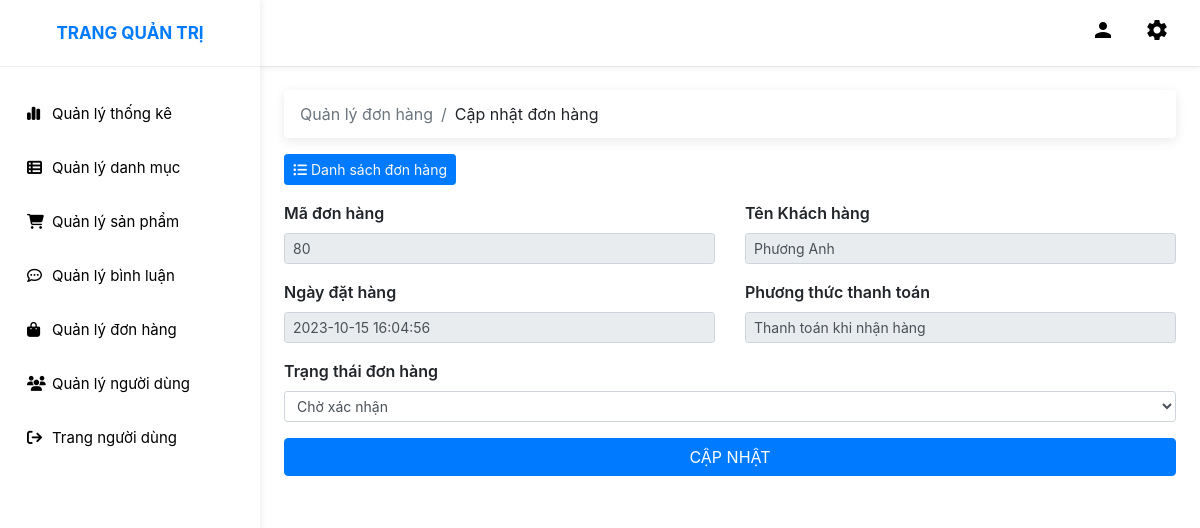
The page /admin/index.php?act=order-detail&id=80 on the database its author committed.
### tables this page shows
CREATE TABLE `bill` (
  `id` int(11) NOT NULL,
  `id_user` int(11) DEFAULT 0,
  `bill_name` varchar(255) NOT NULL,
  `bill_address` varchar(255) NOT NULL,
  `bill_phone` varchar(50) NOT NULL,
  `bill_note` varchar(255) DEFAULT NULL,
  `bill_email` varchar(100) NOT NULL,
  `bill_pay_method` tinyint(1) NOT NULL DEFAULT 1 COMMENT '1. Thanh toán khi nhận hàng\r\n2. Thanh toán online',
  `order_date` datetime NOT NULL,
  `total` int(10) NOT NULL DEFAULT 0,
  `bill_status` tinyint(1) DEFAULT 0 COMMENT '0. Chờ xác nhận 1. Đang xử lý 2. Đang giao hàng 3. Đã giao hàng 4. Đã hủy 5. Bị hủy bỏ',
  `receive_name` varchar(255) NOT NULL,
  `receive_address` varchar(255) NOT NULL,
  `receive_phone` varchar(50) NOT NULL
);

### model/pdo.php (called while the page is built, shortened)
<?php
function pdo_get_connection(){
    $dburl = "mysql:host=localhost;dbname=duan1;charset=utf8";
    $username = 'root';
    $password = '';
    $conn = new PDO($dburl, $username, $password);
    $conn->setAttribute(PDO::ATTR_ERRMODE, PDO::ERRMODE_EXCEPTION);
    return $conn;
}
function pdo_query_one($sql){
    $sql_args = array_slice(func_get_args(), 1);
    try{
        $conn = pdo_get_connection();
        $stmt = $conn->prepare($sql);
        $stmt->execute($sql_args);
        $row = $stmt->fetch(PDO::FETCH_ASSOC);
        return $row;
    }
    catch(PDOException $e){
        throw $e;
    }
    finally{
        unset($conn);
    }
}

### model/cart.php (called while the page is built, shortened)
<?php
require_once 'pdo.php';
function bill_select_by_id_bill($id)
{
    $sql = "SELECT * FROM bill WHERE id =" . $id;
    $bill = pdo_query_one($sql);
    return $bill;
}

### admin/order/update.php (the view, shortened to what this page needs)
<?php
if (is_array($order)) {
    extract($order);
    $bill_pay_method_text = ($bill_pay_method == 1) ? "Thanh toán khi nhận hàng" : "Thanh toán online";
}
?>
<div class="p-4">
    <nav aria-label="breadcrumb">
        <ol class="breadcrumb">
            <li class="breadcrumb-item active" aria-current="page">Quản lý đơn hàng</li>
            <li class="breadcrumb-item" aria-current="page">Cập nhật đơn hàng</li>
        </ol>
    </nav>
    <a class="text-light text-decoration-none btn btn-primary btn-sm mb-3" href="index.php?act=order">
        <i class="fa-solid fa-list-ul"></i> Danh sách đơn hàng
    </a>
    <form action="index.php?act=order-update" method="POST" enctype="multipart/form-data">
        <div class="row">
            <div class="form-group col">
                <label for="id">Mã đơn hàng</label>
                <input type="number" name="id" id="id" class="form-control form-control-sm" value="<?= isset($id) && $id > 0 ? $id : '' ?>" readonly>
            </div>
            <div class="form-group col">
                <label for="bill_name">Tên Khách hàng</label>
                <input type="text" name="bill_name" id="bill_name" class="form-control form-control-sm" value="<?= $bill_name ?>" readonly>
            </div>
        </div>
        <div class="row">
            <div class="form-group col">
                <label for="order_date">Ngày đặt hàng</label>
                <input type="text" name="order_date" id="order_date" class="form-control form-control-sm" value="<?= $order_date ?>" readonly>
            </div>
            <div class="form-group col">
                <label for="bill_pay_method_text">Phương thức thanh toán</label>
                <input type="text" name="bill_pay_method_text" id="bill_pay_method_text" class="form-control form-control-sm" value="<?= $bill_pay_method_text ?>" readonly>
            </div>
        </div>
        <div class="form-group">
            <label for="productName">Trạng thái đơn hàng</label>
            <select name="bill_status" class="form-control form-control-sm">
    <?php
    $list_status = array(
        '0' => 'Chờ xác nhận',
        '1' => 'Đang xử lý',
        '2' => 'Đang giao hàng',
        '3' => 'Đã giao hàng',
        '4' => 'Đã hủy',
    );
    foreach ($list_status as $value => $label) {
        $selected = ($bill_status == $value) ? 'selected' : '';
        $disabled = ($bill_status == 4) ? ($value != 4 ? 'disabled' : '') : '';
        echo '<option  value="' . $value . '" ' . $selected . ' ' . $disabled . '>' . $label . '</option>';
    }
    ?>
</select>
        </div>
        <input type="submit" class="btn btn-primary btn-block" name="submit" value="CẬP NHẬT" />
    </form>
</div>

### assets/css/admin.css (style rules this page uses)
body, html { line-height: 1.8; font-family: "Roboto", sans-serif; color: #ffffff; text-rendering: optimizeLegibility !important; -webkit-font-smoothing: antialiased !important; font-weight: 400; margin: 0px; padding: 0px; }
a { color: #333; font-weight: 400; }
ul, ol { padding: 0; margin: 0px; list-style: none; }
a, a:hover, a:focus { color: #333; text-decoration: none; transition: all 0.3s; }
.breadcrumb { box-shadow: rgba(0, 0, 0, 0.09) 0px 3px 12px; margin-bottom: 30px; background-color: #ffffff !important; }
label { font-weight: 600; }

### rows shown on the page
bill: id "80", bill_name "Phương Anh", order_date "2023-10-15 16:04:56", bill_pay_method_text "Thanh toán khi nhận hàng"

### other values the page prints
form field bill_status "Chờ xác nhận"
